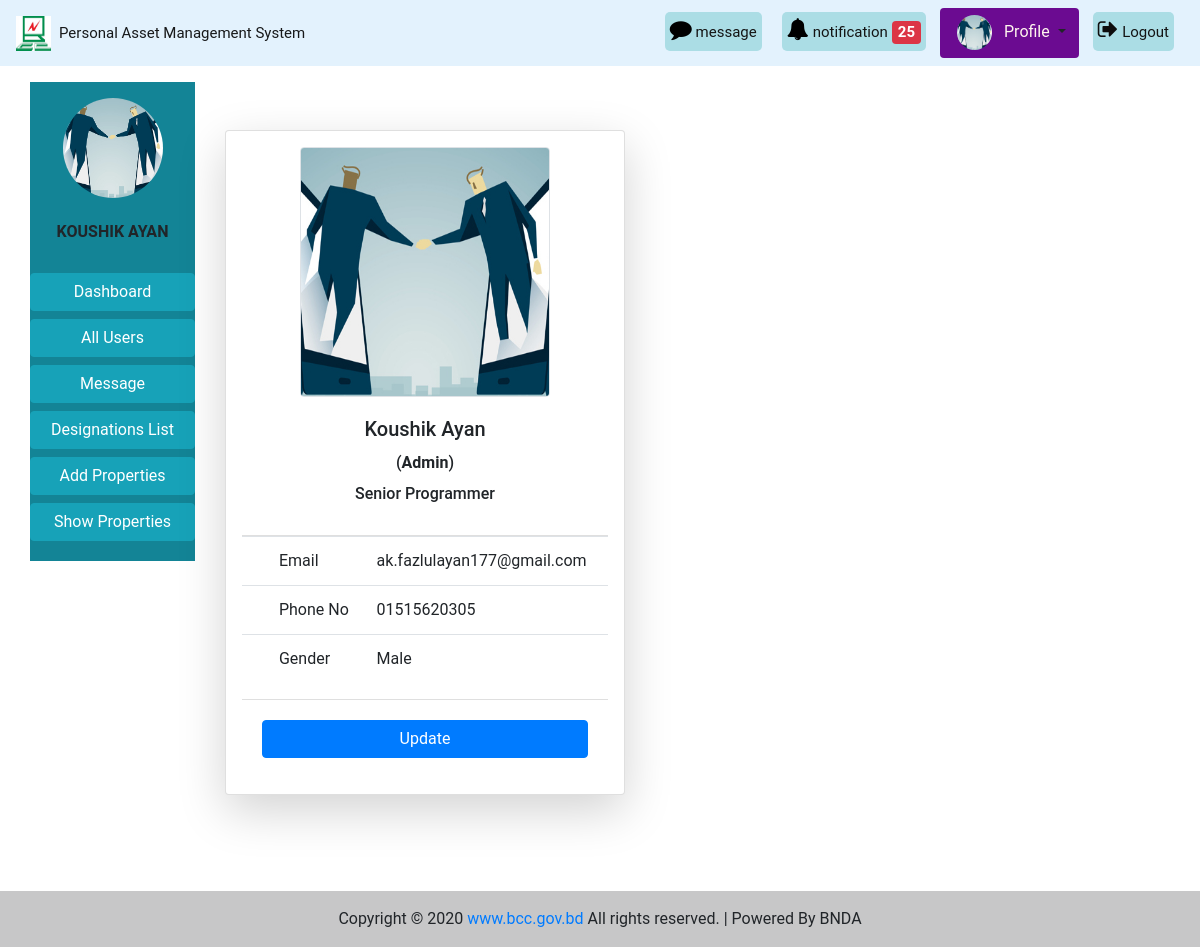
Screenshot of /profile/ (signed in) with the database file from the repository.
### accounts/models.py (models this page shows, shortened)
class CustomUser(AbstractBaseUser):
    user_type_data = (
        ('1', 'Super admin'),
        ('2', 'Admin'),
        ('3', 'Employee'),
    )
    user_type = models.CharField(max_length=10, choices=user_type_data, default='3')
    email = models.EmailField(max_length=255, unique = True, verbose_name = 'Email')
    name = models.CharField(max_length = 255, verbose_name = 'Full Name')
    phone_no = models.CharField(max_length = 20, unique = True, verbose_name = 'Phone Number')
    date = models.DateField(auto_now_add = True)
    is_active = models.BooleanField(default=True)
    is_admin = models.BooleanField(default=False)
    is_staff = models.BooleanField(default=False)
    USERNAME_FIELD = 'email'
    REQUIRED_FIELDS = ('name','phone_no')
    objects = CustomUserManager()
    class Meta:
        verbose_name_plural = 'Users'

### pamsapp/models.py (models this page shows, shortened)
class Profile(models.Model):
    gender_type = (
        ('1', 'Male'),
        ('2', 'Female'),
        ('3', 'Others'),
    )
    user = models.OneToOneField(CustomUser, on_delete = models.CASCADE , related_name = 'profile')
    image = models.ImageField(upload_to = 'images/', blank=True, null=True)
    designation = models.ForeignKey(Designation, on_delete = models.CASCADE, blank = True, null = True)
    gender = models.CharField(max_length=10, choices=gender_type, blank = True, null = True)

class Designation(models.Model):
    name = models.CharField(max_length = 100)
    def __str__(self):
        return self.name

### pamsapp/views.py (the view)
# urls.py: path('profile/', views.profile_view, name='profile'),
def profile_view(request):
    profile = Profile.objects.get(user_id = request.user.id)
    notification = notification_func(request)
    context = {'user':request.user, 'profile':profile,'notification':notification}
    return render(request, 'pamsapp/profile.html', context)

### message/context_processors.py (called while the page is built)
def unread_messages(request):
    if request.user.is_authenticated:
        unread_msgs = InboxMessage.objects.filter(receiver_id=request.user, delete_status=True,
                                                  new_msg_active=True)[0:5]
        total_unread_msgs = InboxMessage.objects.filter(receiver_id=request.user,
                                                        delete_status=True, new_msg_active=True).count()
        total_draft_msgs = NewMessage.objects.filter(sender_id=request.user,
                                                     delete_status=True, new_msg_active=True,
                                                     msg_status='Draft').count()
        return {'unread_msgs': unread_msgs, 'total_unread_msgs': total_unread_msgs,
                'total_draft_msgs': total_draft_msgs}
    else:
        return {'total_unread_msgs': 0, 'total_draft_msgs': 0}

def online_active_user(request):
    active_users = CustomUser.objects.all()
    return {'active_users': active_users}

### templates/pamsapp/profile.html
{% extends 'base.html' %}
{% load static %}
{% block content %}
<div class="col-lg-10 col-md-8 col-10 mx-auto ">
  <div class="row mt-5 text-center ">
    <div class="col-sm-4 ">
      <div class="card shadow-lg p-3 mb-5 bg-white rounded" style="width: 25rem;">
        {% if user.profile.image %}
          <div style="width:100%; text-align:center">
            <img class="card-img-top border rounded" style="height:250px; width:250px" src="{{ user.profile.image.url }}" alt="Card image cap">
          </div>
        {% else %}
         <div style="width:100%; text-align:center">
          <img class="card-img-top border rounded" style="height:250px; width:250px" src="{% static 'pams/images/user-default.png' %}" alt="Card image cap">
         </div>
        {% endif %}
        <div class="card-body text-center">
            <h5 class="card-title">{{ user.name }}</h5>
            {% if user.user_type == '1' or user.user_type == '2' %}
              <h6 class="card-title">(<span class="font-weight-bold text-capitalize">{{user.get_user_type_display}}</span>)</h6>
            {% endif %}
            <h6 class="card-title">{{ user.profile.designation }}</h6>
          </div>
          <ul class="list-group list-group-flush">
            <table class="table">
              <tbody>
                <tr>
                  <td></td>
                  <td class='text-left'>Email</td>
                  <td class='text-left'>{{ user.email }}</td>
                </tr>
                <tr>
                  <td></td>
                  <td class='text-left'>Phone No</td>
                  <td class='text-left'>{{ user.phone_no }}</td>
                </tr>
                <tr>
                  <td></td>
                  <td class='text-left'>Gender</td>
                  <td class='text-left'>{{ user.profile.get_gender_display }}</td>
                </tr>
              </tbody>
            </table>
          </ul>
          <div class="card-body">
            <a href="{% url 'pamsapp:profile-edit' user_id=user.id %}" class="btn btn-block btn-primary">Update</a>
          </div>
        </div>
    </div>
  </div>
</div>
{% endblock %}

### templates/base.html (shortened to what this page needs)
{% load static %}
<!doctype html>
<html lang="en">
  <head>
    <link rel="stylesheet" href="https://maxcdn.bootstrapcdn.com/bootstrap/4.5.2/css/bootstrap.min.css">
    <link rel="stylesheet" href="{% static 'pams/css/bootstrap.css' %}">
    <link rel="stylesheet" href="{% static 'pams/css/base.css' %}">
    <link rel="stylesheet" href="https://cdnjs.cloudflare.com/ajax/libs/font-awesome/4.7.0/css/font-awesome.min.css">
  </head>
  <body>
   <nav class="navbar navbar-expand-lg navbar-light sticky-top"
    style="background-color: #e3f2fd">
    <a class="navbar-brand" href="{% url 'pamsapp:home' %}"><img src="{% static 'pams/images/bcc.jpg' %}" alt="logo"
      style="height: 35px; width: 35px;"><span class="ml-2" style="font-size: 15px;">Personal Asset Management System</span></a>
    <div class="collapse navbar-collapse text-center my-nav" id="navbarSupportedContent">
      <ul class="navbar-nav  my-2 my-lg-0 ">
        {% if not user.is_authenticated %}
          <li class="nav-item active">
            <a class="nav-link text-black font-weight-bold" href="#">Login </a>
          </li>
          <li class="nav-item active">
            <a class="nav-link text-black font-weight-bold" href="#">Signup </a>
          </li>
        {% else %}
        <div class="mes rounded rounded-end ">
          <a href="{% url 'pamsapp:assets-list-pending' %}"  style="text-decoration:none">
            <i style="font-size:22px; color:rgb(0, 0, 0)" class="fa ">&#xf075;</i>
            <span style='font-size:15px'>message</span>
          </a>
        </div>
        {% if user.user_type == '1' or user.user_type == '2' %}
        <div class="not rounded rounded-end ">
          <a href="{% url 'pamsapp:assets-list-pending' %}"  style="text-decoration:none">
            <i style="font-size:22px; color:rgb(0, 0, 0)" class="fa">&#xf0f3;</i>
            <span style='font-size:15px'>notification</span>
            {% if notification %}
            <span class="badge badge-danger" style='font-size:15px'>{{ notification }}</span>
            {% endif %}
          </a>
        </div>
        {% endif %}
          {% if profile.image %}
          <div class="dropdown show mx-1 pl-1 rounded profile"
          style='background-color:  #6b0b91; border-radius: 15%;'>
            <a class="btn dropdown-toggle" href="{% url 'pamsapp:profile' %}" role="button"
             id="dropdownMenuLink" data-toggle="dropdown" aria-haspopup="true" aria-expanded="false">
             <img src="{{ user.profile.image.url }}" class="rounded-circle" alt="logo"
                style="height: 35px; width: 35px;">
                <span class="ml-2" style="font-size: medium; color:seashell">Profile</span>
            </a>
          </div>
          {% endif %}
          <div class="mes rounded rounded-end ">
            <a href="{% url 'accounts:logout' %}"  style="text-decoration:none">
              <i style="font-size:22px; color:rgb(14, 13, 13)" class="fa ">&#xf08b;</i>
              <span style='font-size:15px'>Logout</span>
            </a>
          </div>
        {% endif %}
      </ul>
    </div>
  </nav>
   <div class="container-fluid mt-3">
    <div class="row mx-auto">
      <div class="col-lg-2 col-md-3 col-12 mb-2">
        <div class="list-group text-center">
          <div class='py-3' style='background-color:#138496'>
            {% if user.profile.image %}
              <div style="width:100%; text-align:center">
                <img class="rounded-circle" style="height:100px; width:100px" src="{{ user.profile.image.url }}" alt="Card image cap">
              </div>
            {% else %}
              <img class="rounded-circle" style="height:100px" src="{% static 'pams/images/user-default.png' %}" alt="Card image cap">
            {% endif %}
            <br>
            <h6 class='text-uppercase font-weight-bold'>{{user.name}}</h6>
            <br>
            {% if user.user_type == '1' or user.user_type == '2' %}
              <a href="{% url 'pamsapp:dashboard' %}" class="btn btn-info mb-1 btn-block">Dashboard</a>
              <a href="{% url 'pamsapp:all-user' %}" class="btn btn-info mb-1 btn-block">All Users</a>
              <a href="{% url 'Message:inbox' %}" class="btn btn-info mb-1 btn-block">Message</a>
              <a href="{% url 'pamsapp:designations_list' %}" class="btn btn-info mb-1 btn-block">Designations List</a>
            {% endif %}
            <a href="{% url 'pamsapp:home' %}" class="btn btn-info btn-block">Add Properties</a>
            <a href="{% url 'pamsapp:show-properties' %}" class="btn btn-info mb-1 btn-block">Show Properties</a>
          </div>
        </div>
      </div>
      {% block content %}
      {% endblock %}
    </div>
  </div>
  <footer class="bg-light text-center text-lg-start mt-5">
    <div class="text-center p-3" style="background-color: rgba(0, 0, 0, 0.2)">
      Copyright © 2020
      <a class="bootstrap-link"  href="https://bcc.gov.bd/" target="blank">www.bcc.gov.bd</a>
      All rights reserved. | Powered By BNDA
    </div>
  </footer>
  </body>
</html>

### static/pams/css/base.css (style rules this page uses)
* { margin: 0; padding: 0; box-sizing: border-box; }
body { font-family: 'roboto', sans-serif; }

### templates/base.html (style rules this page uses)
.not { right: 0px; height: 50px; padding: 10px; color:rgb(246, 246, 248) }
.not a { background-color: #ABDDE5; color:rgb(20, 20, 20); padding-left: 5px; padding-right: 5px; padding-top: 10px; padding-bottom: 10px; border-radius: 5px; }
.mes { right: 0px; height: 50px; padding: 10px; color:rgb(12, 12, 15) }
.mes a { background-color: #ABDDE5; color:rgb(20, 20, 20); padding-left: 5px; padding-right: 5px; padding-top: 10px; padding-bottom: 10px; border-radius: 5px; }

### rows the page displays
CustomUser: profile.image (picture), name "KOUSHIK AYAN", name "Koushik Ayan", user_type "Admin", profile.designation "Senior Programmer", email "ak.fazlulayan177@gmail.com", phone_no "01515620305", profile.gender "Male"

### other values shown
{{ notification }} "25"
